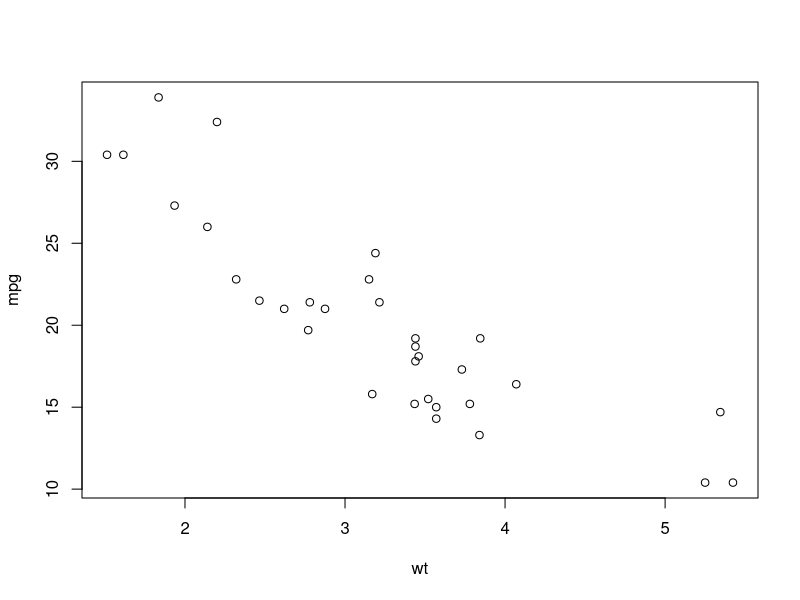
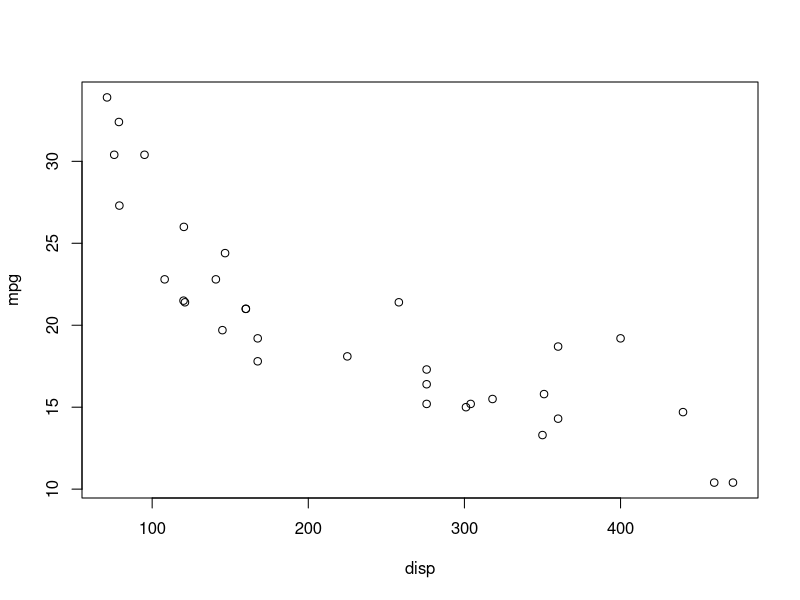
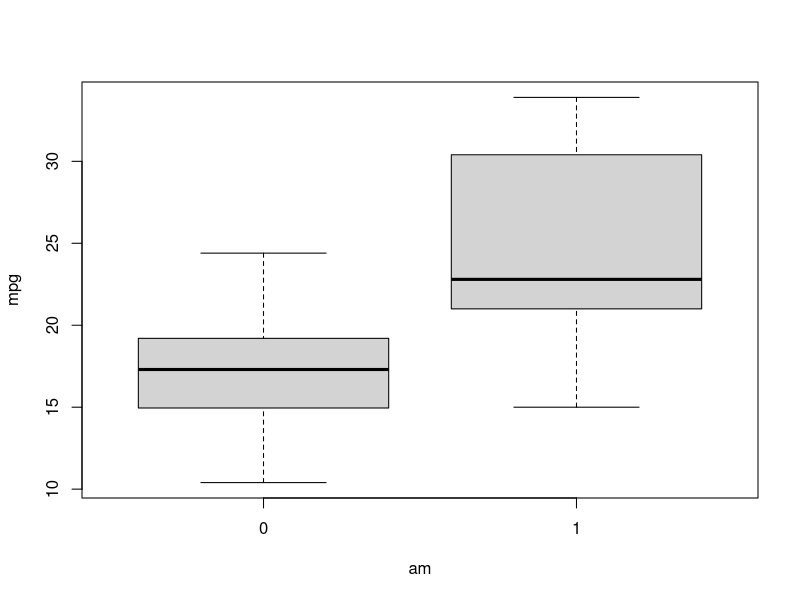
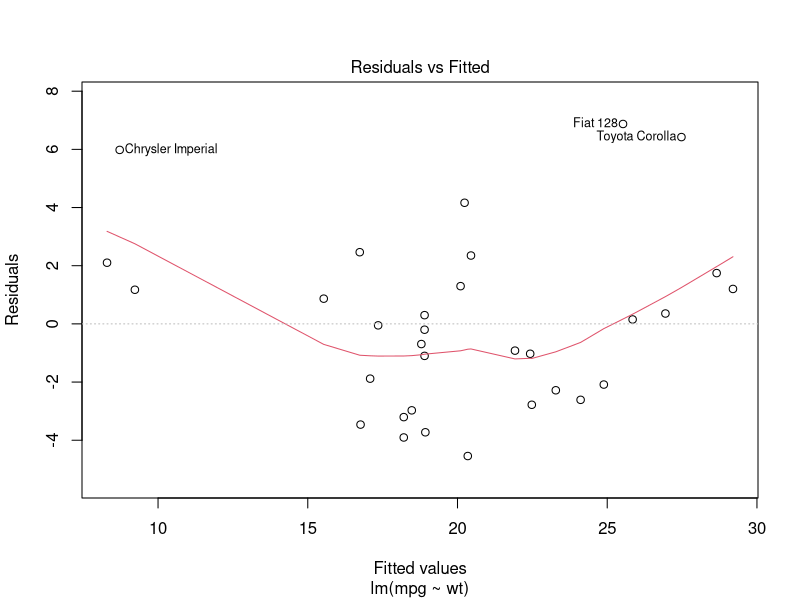
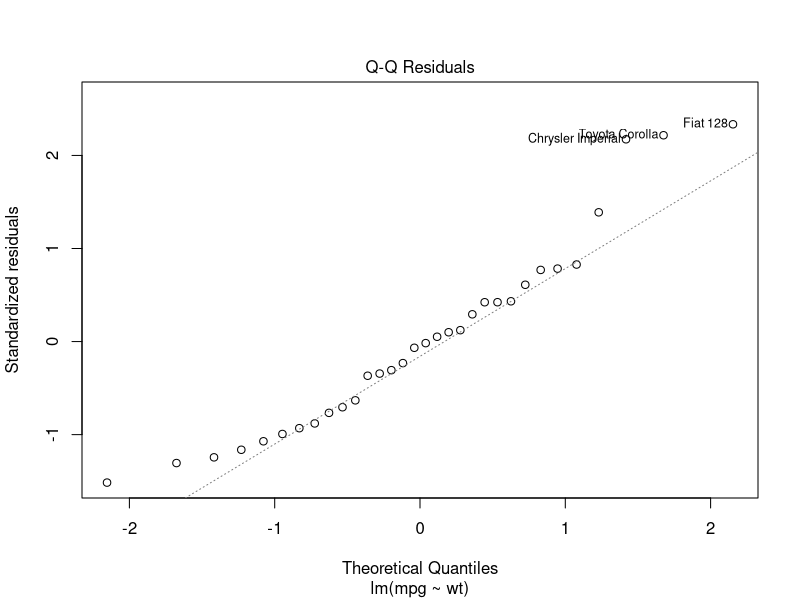
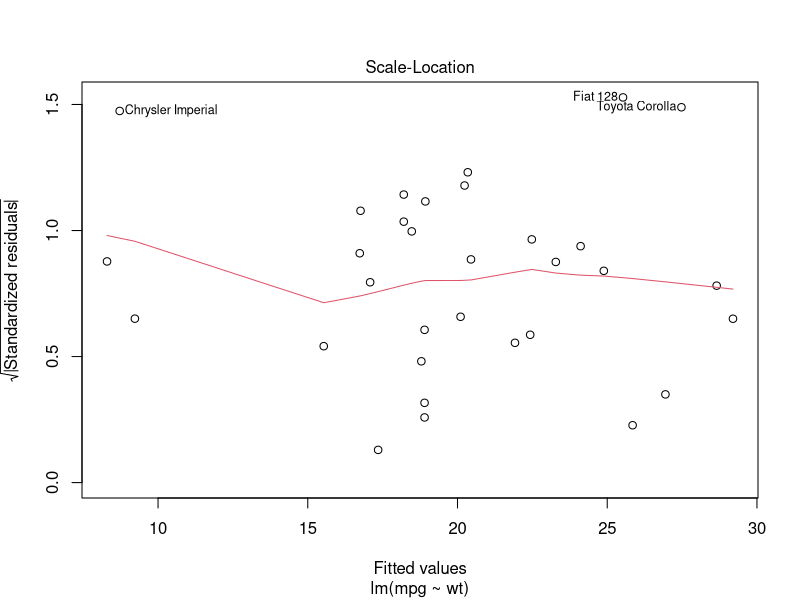
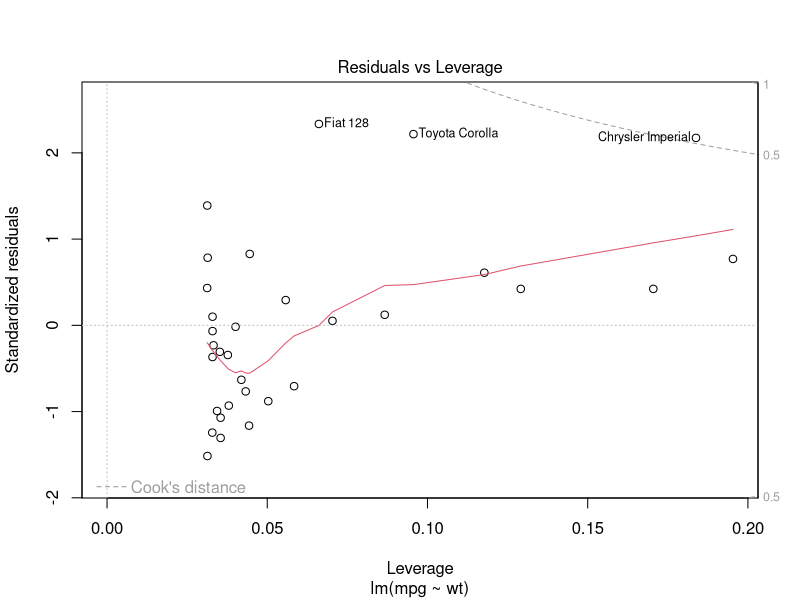
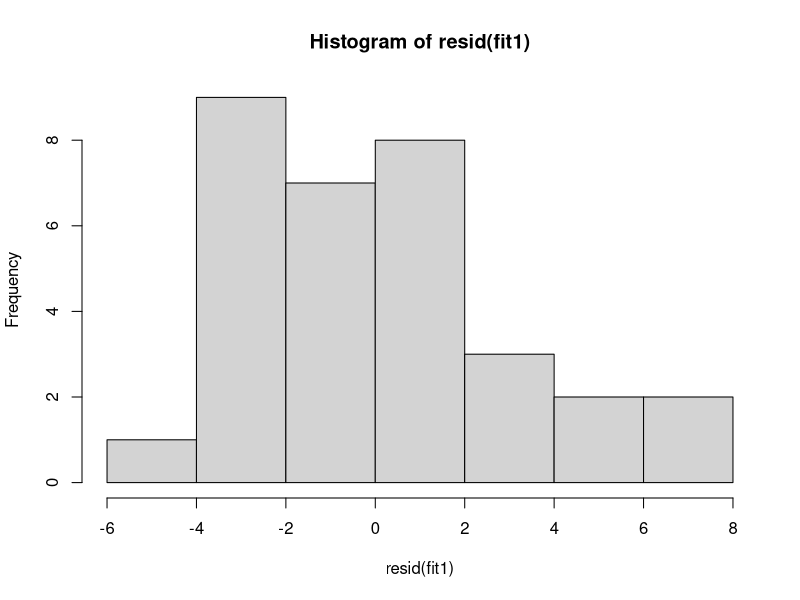

R code for these plots, in order:
## ---- chunk 1
mtcars <- mtcars
fctrs <- c('cyl','vs','am','gear','carb')
mtcars[,fctrs] <- lapply(mtcars[,fctrs], as.factor)
summary(mtcars)
plot(mpg ~ wt + disp + am, data=mtcars)
## ---- chunk 2
fit1 <- lm(mpg ~ wt, data=mtcars)
summary(fit1)
plot(fit1)
hist(resid(fit1))
## ---- chunk 3
w <- which(rownames(mtcars)=='Chrysler Imperial')
fit2 <- update(fit1, subset= -w)
summary(fit2)
plot(fit2)
## ---- chunk 4
fit3 <- lm( I(1/mpg) ~ wt, data=mtcars)
summary(fit3)
plot(fit3, which=c(1,3,5))
plot(fitted(fit1), 1/fitted(fit3))
abline(0,1, col='blue')
## ---- chunk 5
fit4 <- lm(mpg ~ wt*am + disp, data=mtcars)
fit5 <- update(fit4, . ~ . - wt:am)
summary(fit4)
anova(fit5, fit4)
## ---- chunk 6
newdata <- expand.grid(wt = range(mtcars$wt), am=factor(c(0,1)),
                       disp=median(mtcars$disp))
p.mpg <- predict(fit4, newdata)
plot(mpg~wt, data=mtcars, pch=16, col=c('red','blue')[as.numeric(am)])
legend('topright', pch=16, col=c('red','blue'), legend=c('Automatic','Manual'))
lines(newdata$wt[1:2], p.mpg[1:2], col='red')
lines(newdata$wt[3:4], p.mpg[3:4], col='blue')
coef(fit4)
coef(fit4)[1:2] # automatic
coef(fit4)[1:2] + coef(fit4)[c(3,5)] # manual
